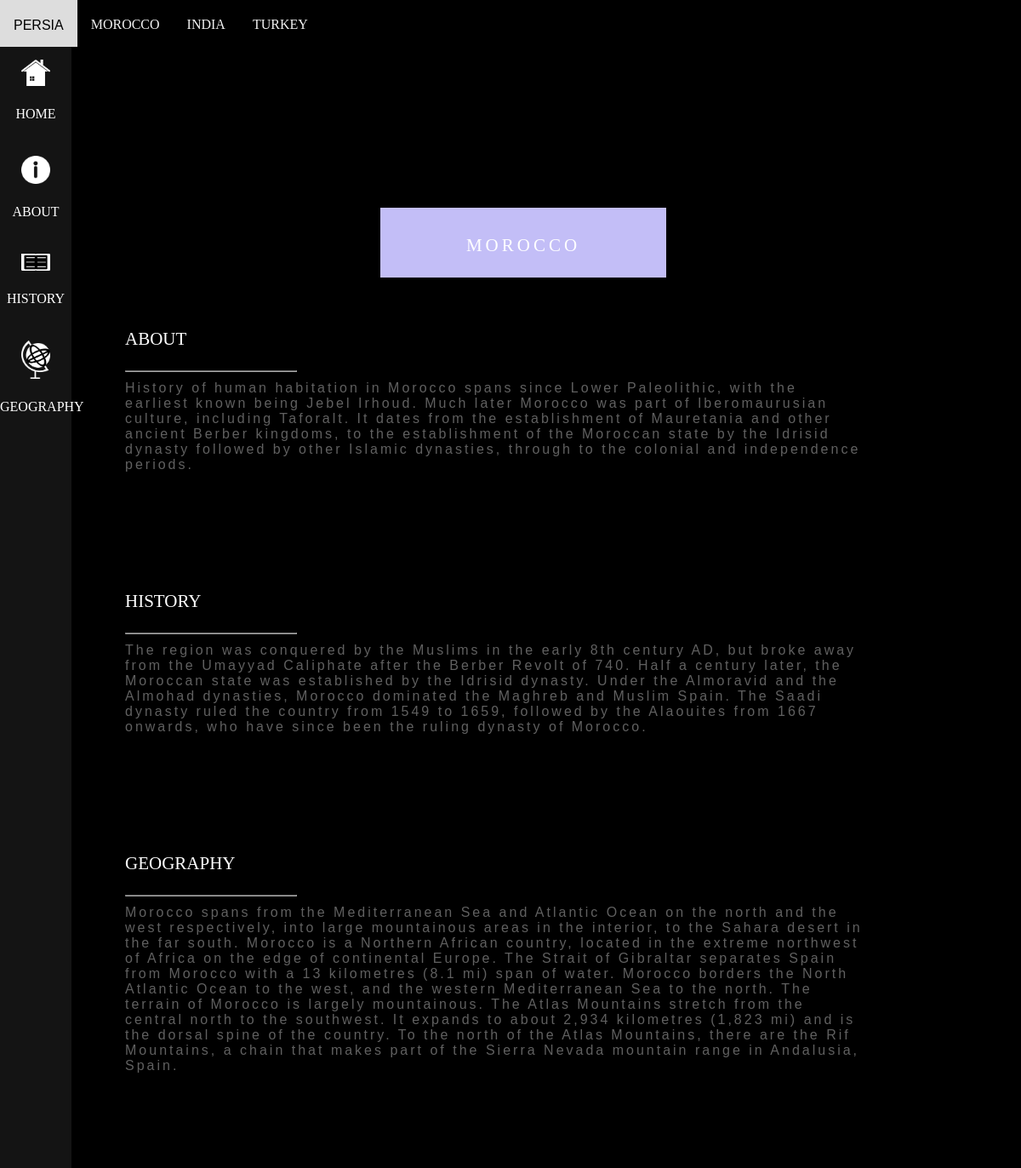
The page /country/4 on the database its author committed.
### tables this page shows
CREATE TABLE Country (id INTEGER PRIMARY KEY AUTOINCREMENT NOT NULL, name TEXT NOT NULL, description TEXT NOT NULL, history TEXT, geography TEXT, ethnicityid INTEGER REFERENCES Ethnicity (id), photo STRING);

### main.py (the view)
@app.route('/country/<int:id>')
def country(id):
    con = sql.connect("./historical_architecture.db")
    cur = con.cursor()
    cur.execute("SELECT * FROM Country;")
    rows = cur.fetchall();
    items = (rows[id-1])
    cur.execute("SELECT ethnicityid, id, name FROM Country ORDER BY ethnicityid;")
    row2s = cur.fetchall();
    id = []
    t = None
    for i in row2s:
        if i[0] == t:
            id[-1].append(i)
        else:
            t = i[0]
            id.append([i])
    cur.execute("SELECT building.photo, building.id, building.name FROM country JOIN building ON country.id = building.countryid ORDER BY country.id")
    row3s = cur.fetchall();
    builds = []
    for i in row3s:
        if i[0] == t:
            builds[-1].append(i)
        else:
            t = i[0]
            builds.append([i])
    return render_template('country.html', title = "Country Tab", item = items, id1 = id[0], id2 = id[1], id3 = id[2], id4 = id[3], id5 = id[4], build = builds)

### templates/country.html (shortened to what this page needs)
{% extends 'layout.html' %}
{% block content %}
<div class ='country-side-bar' >
    <a href='\' class= 'country-side'>
        <img src='\static\icon\home.png' alt='home_icon' class='icon'>
        HOME
    </a>
    <a href='#about' class= 'country-side'>
        <img src='\static\icon\about.png' alt='about_icon' class='icon'>
        ABOUT
    </a>
    <a href='#history' class= 'country-side'>
        <img src='\static\icon\history.png' alt='history_icon' class='icon'>
        HISTORY
    </a>
    <a href='#geography' class= 'country-side'>
        <img src='\static\icon\geography.png' alt='geography_icon' class='icon'>
        GEOGRAPHY
    </a>
</div>
<embed class= 'top-picture' src= "{{item[6]}}">
<div class='align-top'>
    <div class='title'>
        {{item[1]}}
    </div>
</div>
<div class='country-body'>
    <br id = 'about'>
    <br>
    <div class='body-title'>
        about
    </div>
    <hr style='width:200px' class ='line' >
    <div class='country-text'>
        {{item[2]}}
    </div>
    <br id = 'history'>
    <br>
    <div class='body-title'>
        history
    </div>
    <hr style='width:200px' class ='line'>
    <div class='country-text'>
        {{item[3]}}
    </div>
    <br id='geography'>
    <br>
    <div class='body-title'>
        geography
    </div>
    <hr style='width:200px' class ='line'>
    <div class='country-text'>
        {{item[4]}}
    </div>
</div>
<div class= 'parent-link-building'>
</div>
{% endblock %}

### templates/nav.html (shortened to what this page needs)
{% if request.path == '/country/3' or request.path == '/country/4' or request.path == '/country/13' or request.path == '/country/14' %}
<div class='topnav'>
    {% for item in id2 %}
    <a href="/country/{{item[1]}}" class='button'>{{item[2]}}</a>
    {% endfor %}
</div>
{% endif %}

### static/css/style.css (style rules this page uses)
.topnav { background-color: black; overflow:hidden; position: fixed; width: 100%; z-index: 50; }
.button { float: left; color: #f2f2f2; text-align: center; padding: 14px 16px; text-decoration: none; font-size: 23px; font-variant-caps: all-petite-caps; }
body { margin:0; background-color: black; }
.title { padding:24px 48px; color:#fff; background-color:#C3BEF7; font-size:30px; letter-spacing:4px; border-style: solid; border-color: black; font-variant-caps: all-petite-caps; width: 100%; text-align: center; }
.body-title { color: white; padding-top:15px; padding-bottom: 15px; font-size: 30px; font-variant-caps: all-petite-caps; }
.top-picture { width: 100%; object-fit: cover; height: 30vh; object-position: 0% 40%; }
.align-top { position: absolute; top:18%; left:47%; transform:translate(-50%,-50%); width: 20vw; align-items: center; }
.country-side-bar { width:7%; background-color:rgb(20, 20, 20); margin:0; position: fixed; height: 100%; margin-top: 5vh; }
.country-side { width: 100%; height: auto; float: left; text-align: center; padding-top: 10px; padding-bottom: 10px; color:white; text-decoration: none; }
.icon { width: 40%; padding:20px; }
.country-body { margin-left: 10%; border-style: solid; background-color: black; margin-right: 15vw; padding-top: 10vh; background-attachment: fixed; padding-left: 2vw; }
.line { float: left; opacity: 70%; }
.country-text { font-family: Verdana, Geneva, Tahoma, sans-serif; padding-top:20px; padding-bottom: 20px; color: silver; text-align: left; opacity: 50%; padding-bottom: 10vh; letter-spacing: 3px; }
.parent-link-building { display:flex; margin-left :10%; height: 20vw; }

### rows shown on the page
Country: name "persia"
Country: name "morocco", description "History of human habitation in Morocco spans since Lower Paleolithic, with the earliest known being Jebel Irhoud. Much later Morocco was part of Iberomaurusian culture, including Taforalt. It dates from the establishment of Mauretania and other ancient Berber kingdoms, to the establishment of the Moroccan state by the Idrisid dynasty followed by other Islamic dynasties, through to the colonial and independence periods.", history "The region was conquered by the Muslims in the early 8th century AD, but broke away from the Umayyad Caliphate after the Berber Revolt of 740. Half a century later, the Moroccan state was established by the Idrisid dynasty. Under the Almoravid and the Almohad dynasties, Morocco dominated the Maghreb and Muslim Spain. The Saadi dynasty ruled the country from 1549 to 1659, followed by the Alaouites from 1667 onwards, who have since been the ruling dynasty of Morocco.", geography "Morocco spans from the Mediterranean Sea and Atlantic Ocean on the north and the west respectively, into large mountainous areas in the interior, to the Sahara desert in the far south. Morocco is a Northern African country, located in the extreme northwest of Africa on the edge of continental Europe. The Strait of Gibraltar separates Spain from Morocco with a 13 kilometres (8.1 mi) span of water. Morocco borders the North Atlantic Ocean to the west, and the western Mediterranean Sea to the north. The terrain of Morocco is largely mountainous. The Atlas Mountains stretch from the central north to the southwest. It expands to about 2,934 kilometres (1,823 mi) and is the dorsal spine of the…"
Country: name "india"
Country: name "turkey"
